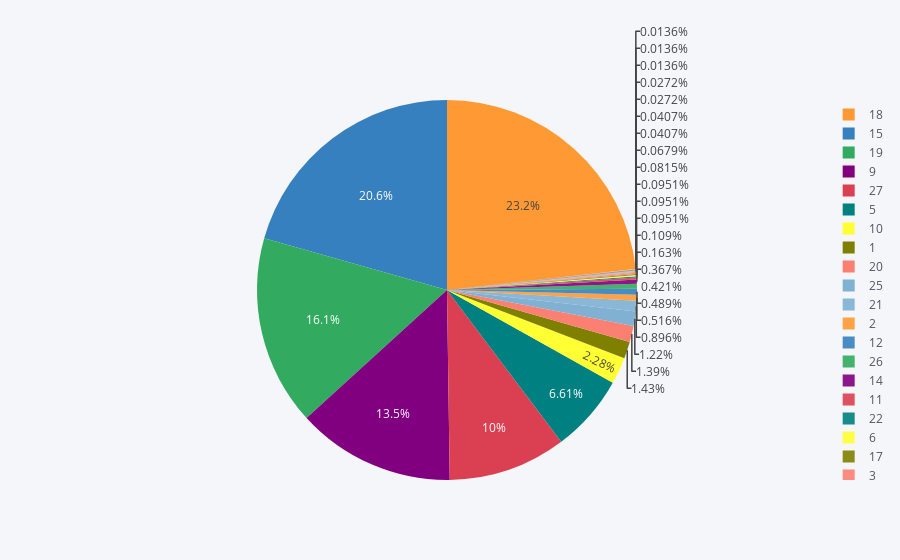

The cell this chart's notebook holds for it:
### Markdown cell above
## Product_ID

### Code cell
temp = data["Product_ID"].value_counts()
df = pd.DataFrame({'labels': temp.index,
                   'values': temp.values
                  })
df.iplot(kind='pie',labels='labels',values='values')

### Figure 1 — Plotly figure (JSON) as saved in the notebook; plotly's stock layout.template omitted (floating-point values rounded to 4 significant figures)
{"data": [{"labels": [18, 15, 19, 9, 27, 5, 10, 1, 20, 25, 21, 2, 12, 26, 14, 11, 22, 6, 17, 3, 8, 13, 16, 24, 0, 23, 28, 7, 4], "marker": {"colors": ["rgba(255, 153, 51, 1.0)", "rgba(55, 128, 191, 1.0)", "rgba(50, 171, 96, 1.0)", "rgba(128, 0, 128, 1.0)", "rgba(219, 64, 82, 1.0)", "rgba(0, 128, 128, 1.0)", "rgba(255, 255, 51, 1.0)", "rgba(128, 128, 0, 1.0)", "rgba(251, 128, 114, 1.0)", "rgba(128, 177, 211, 1.0)", "rgba(128, 177, 211, 0.8999999999999999)", "rgba(255, 153, 51, 0.8999999999999999)", "rgba(55, 128, 191, 0.8999999999999999)", "rgba(50, 171, 96, 0.8999999999999999)", "rgba(128, 0, 128, 0.8999999999999999)", "rgba(219, 64, 82, 0.8999999999999999)", "rgba(0, 128, 128, 0.8999999999999999)", "rgba(255, 255, 51, 0.8999999999999999)", "rgba(128, 128, 0, 0.8999999999999999)", "rgba(251, 128, 114, 0.8999999999999999)", "rgba(251, 128, 114, 0.7999999999999998)", "rgba(128, 177, 211, 0.7999999999999998)", "rgba(255, 153, 51, 0.7999999999999998)", "rgba(55, 128, 191, 0.7999999999999998)", "rgba(50, 171, 96, 0.7999999999999998)", "rgba(128, 0, 128, 0.7999999999999998)", "rgba(219, 64, 82, 0.7999999999999998)", "rgba(0, 128, 128, 0.7999999999999998)", "rgba(255, 255, 51, 0.7999999999999998)"]}, "name": "", "type": "pie", "values": [1711, 1518, 1189, 992, 739, 487, 168, 105, 102, 90, 66, 38, 36, 31, 27, 12, 8, 7, 7, 7, 6, 5, 3, 3, 2, 2, 1, 1, 1]}], "layout": {"legend": {"bgcolor": "#F5F6F9", "font": {"color": "#4D5663"}}, "paper_bgcolor": "#F5F6F9", "plot_bgcolor": "#F5F6F9", "titlefont": {"color": "#4D5663"}}}
